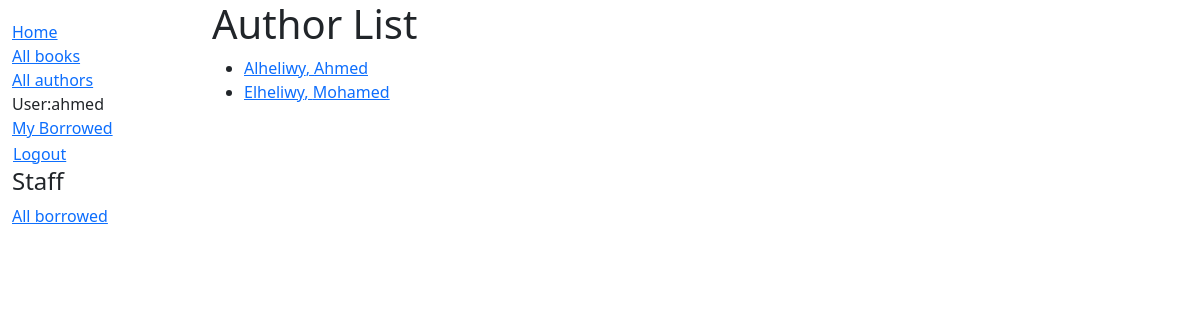
The page /catalog/authors/ (signed in) on the database as committed earlier.
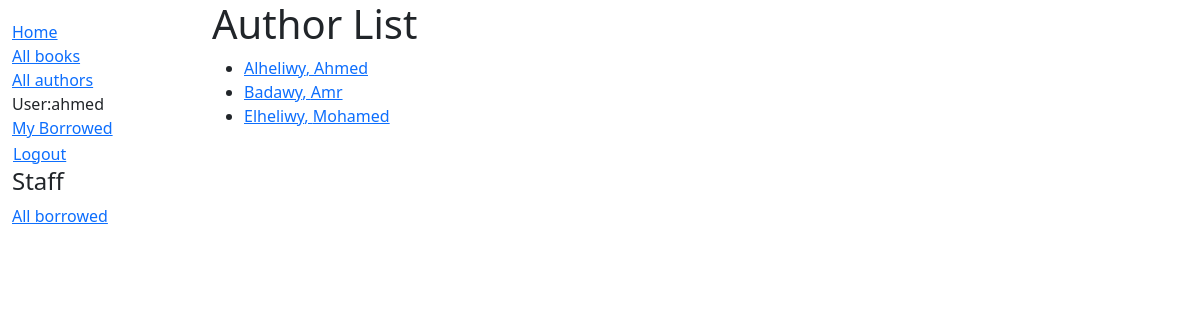
The same page on the database as committed later.
### catalog/models.py (models this page shows, shortened)
class Author(models.Model):
    first_name=models.CharField(max_length=100)
    last_name=models.CharField(max_length=100)
    date_of_birth=models.DateField(null=True,blank=True)
    date_of_death=models.DateField(null=True,blank=True,default='Died')
    class Meta:
        ordering=['last_name','first_name']
    def get_absolute_url(self):
        return reverse('author-detail',args=[str(self.id)])

### catalog/views.py (the view)
# urls.py: path('authors/',views.AuthorListView.as_view(),name='authors'),
class AuthorListView(generic.ListView):
    model=Author
    def get_context_data(self,**kwargs):
        context=super(AuthorListView,self).get_context_data(**kwargs)
        context['some_data_of_author']='This is just some data about author'
        return context

### catalog/templates/catalog/author_list.html
{% extends 'base_generic.html' %}
{% block content %}
<h1>Author List</h1>
{% if author_list %}
    <ul>
         {% for author in author_list %}
         <li>
            <a href="{{author.get_absolute_url}}">{{author.last_name}}, {{author.first_name}}</a>
         </li>
         {% endfor %}
    </ul>
    {% else %}
        <p>There are no authors.</p>
    {% endif %}
{% endblock content %}

### catalog/templates/base_generic.html (shortened to what this page needs)
<!Doctype html>
<html lang='en'>
    <head>
        <link href="https://cdn.jsdelivr.net/npm/bootstrap@5.3.3/dist/css/bootstrap.min.css"
              rel='stylesheet'
>
        {% load static %}
        <link rel='stylesheet' href='{% static 'css/styles.css' %}' />
    </head>
    <body>
        <div class='container-fluid'>
            <div class='row'>
                <div class='col-sm-2'>
                    {% block sidebar %}
                        <ul class='sidebar-nav'>
                            <li><a href='{% url 'index' %}'>Home</a></li>
                            <li><a href='{% url 'books' %}'>All books</a></li>
                            <li><a href='{% url 'authors' %}'>All authors</a><li>
                            {% if user.is_authenticated %}
                                <li>User:{{user.get_username}}</li>
                                <li><a href='{% url 'my-borrowed' %}'>My Borrowed</a></li>
                                <form id='logout-form' method='post' action='{% url 'logout' %}'>
                                <button type='submit' class='btn btn-link'>Logout</button>
                                </form>
                                </li>
                            {% else %}
                                <li><a href="{% url 'login' %}?next={{request.path}}">Login</a></li>
                            {% endif %}
                            <br/>
                            <h4>Staff</h4>
                            <li><a href='{% url 'borrowed' %}'>All borrowed</a></li>
                        </ul>
                    {% endblock sidebar %}
                </div>
                <div class='col-sm-10'>
                    {% block content %}{% endblock content %}
                </div>
            </div>
        </div>
    </body>
</html>

### catalog/static/css/styles.css (style rules this page uses)
.sidebar-nav { margin-top: 20px; padding: 0px; list-style: none; }
#logout-form { display: inline; }
#logout-form button { padding: 0; margin: 0; }

Rows that differ between the two databases and show on the page:
added Author: last_name "Badawy", first_name "Amr"
